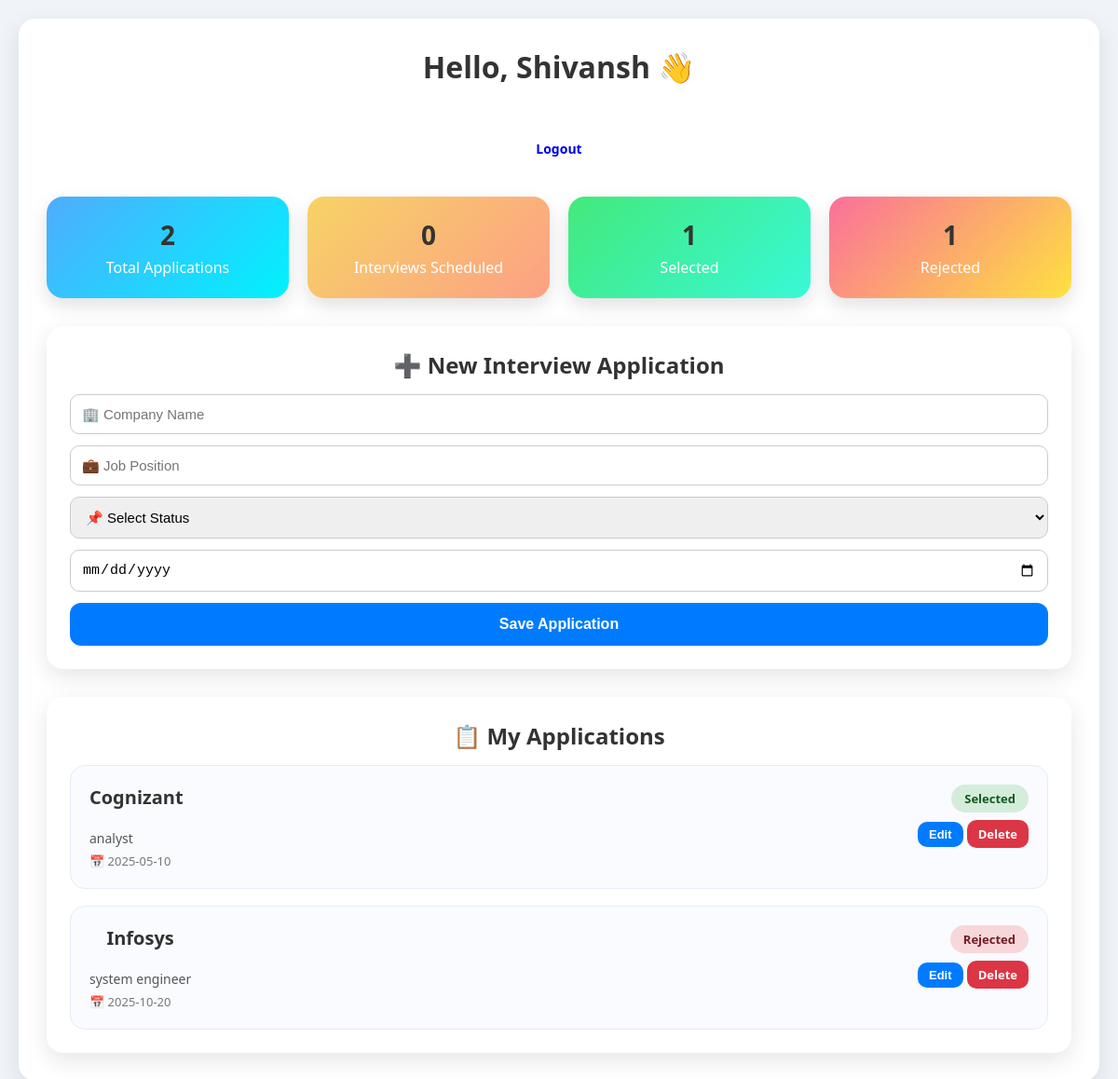
/dashboard (signed in), run on an earlier commit of the app's database.
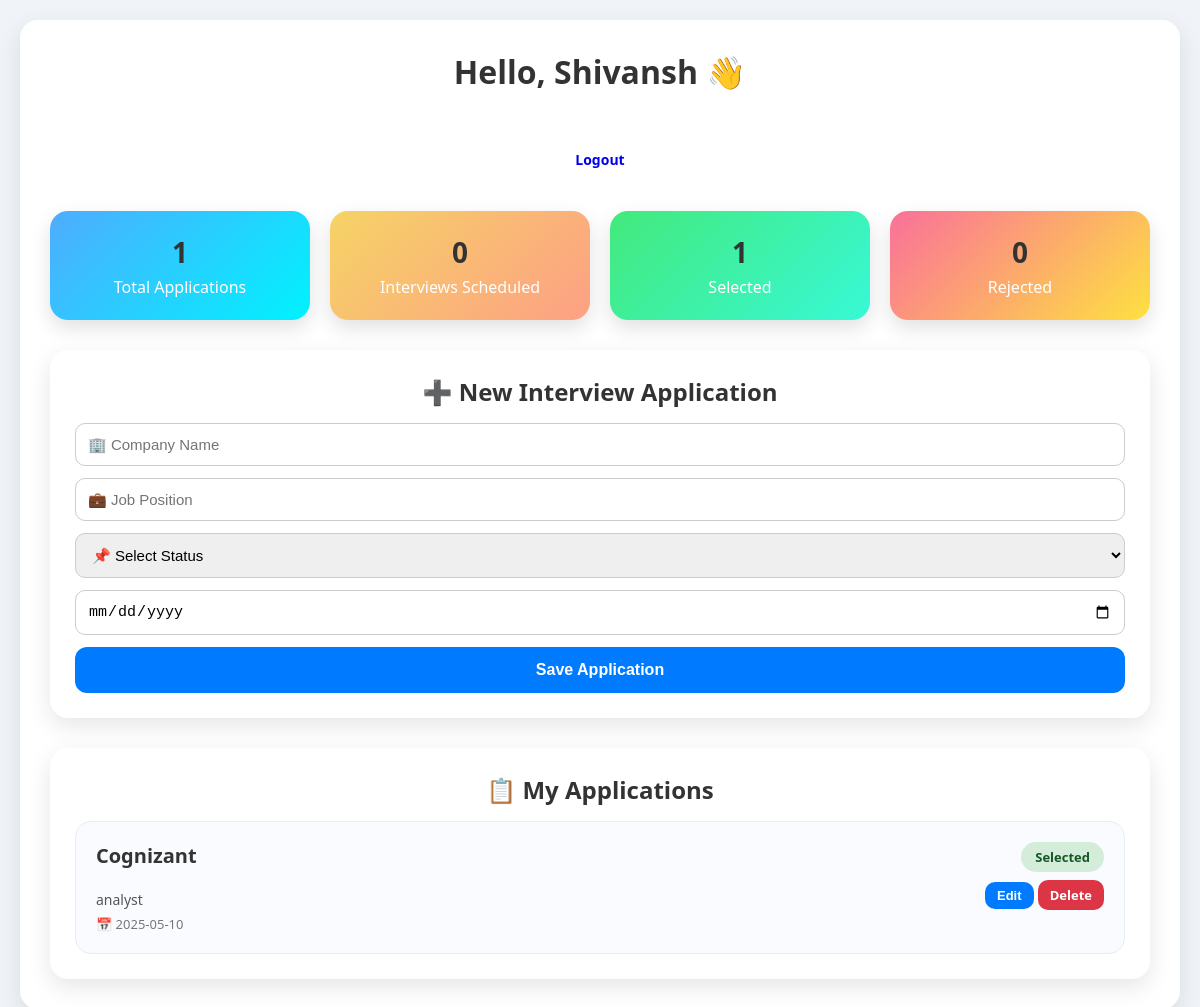
And on a later commit of the database.
### models.py (models this page shows, shortened)
class User(UserMixin, db.Model):
    id = db.Column(db.Integer, primary_key=True)
    username = db.Column(db.String(100), nullable=False)
    email = db.Column(db.String(120), unique=True, nullable=False)
    password_hash = db.Column(db.String(200), nullable=False)
    applications = db.relationship('Application', backref='user', lazy=True)

class Application(db.Model):
    id = db.Column(db.Integer, primary_key=True)
    company_name = db.Column(db.String(150), nullable=False)
    job_position = db.Column(db.String(150), nullable=False)
    status = db.Column(db.String(50), nullable=False)
    interview_date = db.Column(db.String(50), nullable=False)
    user_id = db.Column(db.Integer, db.ForeignKey('user.id'), nullable=False)

### app.py (the view, shortened to what this page needs)
@app.route('/dashboard', methods=['GET', 'POST'])
@login_required
def dashboard():
    applications = Application.query.filter_by(user_id=current_user.id).all()
    total_apps = len(applications)
    interviews_scheduled = len([a for a in applications if a.status == 'Interview Scheduled'])
    selected = len([a for a in applications if a.status == 'Selected'])
    rejected = len([a for a in applications if a.status == 'Rejected'])
    return render_template(
        'dashboard.html',
        applications=applications,
        username=current_user.username,
        total_apps=total_apps,
        interviews_scheduled=interviews_scheduled,
        selected=selected,
        rejected=rejected
    )

### app.py (called while the page is built)
@login_manager.user_loader
def load_user(user_id):
    return db.session.get(User, int(user_id))

### templates/dashboard.html (shortened to what this page needs)
<!DOCTYPE html>
<html lang="en">
<head>
    <link rel="stylesheet" href="{{ url_for('static', filename='style.css') }}">
</head>
<body>
<div class="container dashboard">
    <div class="dashboard-header">
        <h1>Hello, {{ username }} 👋</h1>
    </div>
    <div class="logout-wrapper">
        <a href="{{ url_for('logout') }}" class="btn logout">Logout</a>
    </div>
    <div class="stats">
        <div class="stat-card total">
            <h3>{{ total_apps }}</h3>
            <p>Total Applications</p>
        </div>
        <div class="stat-card scheduled">
            <h3>{{ interviews_scheduled }}</h3>
            <p>Interviews Scheduled</p>
        </div>
        <div class="stat-card selected">
            <h3>{{ selected }}</h3>
            <p>Selected</p>
        </div>
        <div class="stat-card rejected">
            <h3>{{ rejected }}</h3>
            <p>Rejected</p>
        </div>
    </div>
    <div class="card highlight">
        <h2>➕ New Interview Application</h2>
        <form method="POST" class="form">
            <input type="text" name="company" placeholder="🏢 Company Name" required>
            <input type="text" name="position" placeholder="💼 Job Position" required>
            <select name="status" required>
                <option value="">📌 Select Status</option>
            </select>
            <input type="date" name="date" required>
            <button type="submit" class="btn primary full">Save Application</button>
        </form>
    </div>
    <div class="card">
        <h2>📋 My Applications</h2>
        {% if applications %}
        <div class="applications">
            {% for app in applications %}
            <div class="application-card">
                <div class="app-left">
                    <h3>{{ app.company_name | title }}</h3>
                    <p class="position">{{ app.job_position }}</p>
                    <p class="date">📅 {{ app.interview_date }}</p>
                </div>
                <div class="app-right">
                    <span class="status {{ app.status|lower|replace(' ', '-') }}">
                        {{ app.status }}
                    </span>
                    <div class="actions">
                        <button type="button"
                                class="btn small edit-btn"
                                onclick="document.getElementById('edit-{{ app.id }}').style.display='block'">
                            Edit
                        </button>
                        <a href="{{ url_for('delete_application', id=app.id) }}"
                           class="btn danger small"
                           onclick="return confirm('Are you sure you want to delete this application?')">
                           Delete
                        </a>
                    </div>
                </div>
            </div>
            {% endfor %}
        </div>
        {% else %}
            <p class="empty">No applications added yet.</p>
        {% endif %}
    </div>
</div>
</body>
</html>

### static/style.css (style rules this page uses)
* { margin: 0; padding: 0; box-sizing: border-box; }
body { font-family: 'Segoe UI', Tahoma, Geneva, Verdana, sans-serif; background: #f0f4f8; min-height: 100vh; display: flex; justify-content: center; align-items: flex-start; padding: 20px; }
.container { background: #ffffff; padding: 30px; border-radius: 18px; box-shadow: 0 8px 25px rgba(0,0,0,0.1); width: 100%; max-width: 420px; }
.dashboard { max-width: 1200px; width: 100%; display: flex; flex-direction: column; gap: 30px; }
.dashboard > * { width: 100%; }
h1, h2, h3 { color: #333; margin-bottom: 15px; text-align: center; }
.form { display: flex; flex-direction: column; gap: 12px; }
input, select { padding: 12px; border-radius: 10px; border: 1px solid #ccc; font-size: 15px; }
button, .btn { padding: 12px 18px; border-radius: 10px; border: none; font-size: 14px; font-weight: 600; cursor: pointer; text-decoration: none; text-align: center; display: inline-block; }
button, .btn.primary { background: #007BFF; color: #fff; }
.btn.danger { background: #dc3545; color: #fff; }
.btn.small { padding: 6px 12px; font-size: 13px; }
.dashboard-header { text-align: center; }
.logout-wrapper { display: flex; justify-content: center; }
.stats { display: grid; grid-template-columns: repeat(auto-fit, minmax(220px, 1fr)); gap: 20px; }
.stat-card { padding: 22px; border-radius: 18px; text-align: center; color: #fff; box-shadow: 0 8px 20px rgba(0,0,0,0.12); }
.stat-card h3 { font-size: 28px; margin-bottom: 5px; }
.stat-card.total { background: linear-gradient(135deg, #4facfe, #00f2fe); }
.stat-card.scheduled { background: linear-gradient(135deg, #f6d365, #fda085); }
.stat-card.selected { background: linear-gradient(135deg, #43e97b, #38f9d7); }
.stat-card.rejected { background: linear-gradient(135deg, #fa709a, #fee140); }
.card { background: #ffffff; padding: 25px; border-radius: 18px; box-shadow: 0 8px 25px rgba(0,0,0,0.1); }
.applications { display: flex; flex-direction: column; gap: 18px; }
.application-card { background: #f9fbff; border-radius: 16px; padding: 20px; border: 1px solid #e6ecf5; display: flex; justify-content: space-between; align-items: flex-start; }
.app-left { display: flex; flex-direction: column; gap: 6px; }
.app-left h3 { font-size: 20px; font-weight: 700; text-transform: capitalize; }
.position { font-size: 14px; color: #555; }
.date { font-size: 13px; color: #777; }
.app-right { display: flex; flex-direction: column; align-items: flex-end; gap: 8px; }
.status { padding: 6px 14px; border-radius: 20px; font-size: 13px; font-weight: 600; }
.status.selected { background: #d4edda; color: #155724; }
.btn.primary { padding: 14px 38px; font-size: 1rem; border-radius: 12px; }

What changed in the data, as far as the page shows it:
removed Application: company_name "Infosys", job_position "system engineer", interview_date "2025-10-20", status "Rejected"
Also different on the page:
{{ total_apps }}: "2" → "1"
{{ rejected }}: "1" → "0"
